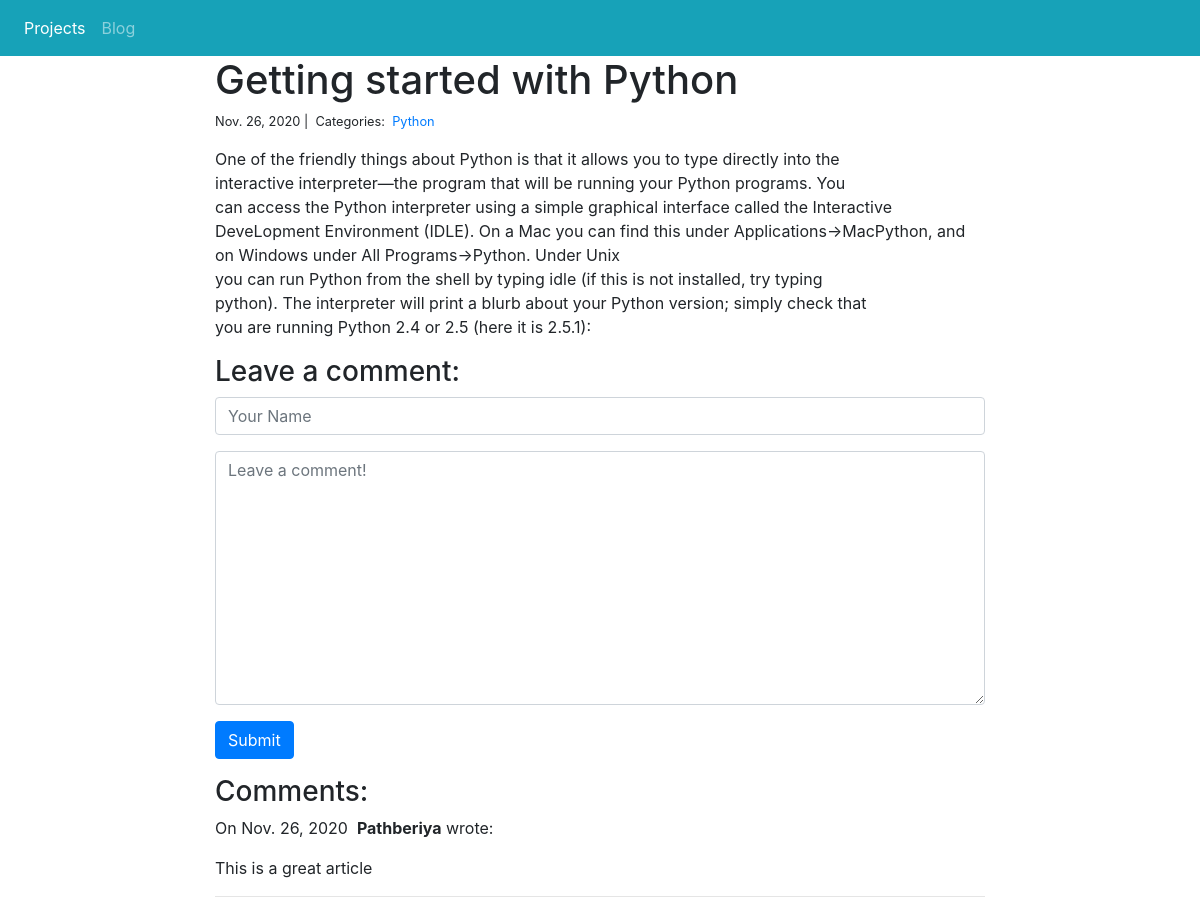
Page /blog/1/ on the committed database.
### blog/models.py (models this page shows)
class Post(models.Model):
    title= models.CharField(max_length=225)
    body=models.TextField()
    created_on=models.DateTimeField(auto_now_add=True) #auto_now_add assisgn the current date and time to this field whenever a instance is created
    last_modified=models.DateTimeField(auto_now=True) #auto_now assigns the current date and time to this field whenever an instance of the class is saved. This mean whenever you edit an instance of class, the date_modified is updated
    categories=models.ManyToManyField('Category',related_name='posts') # ManyTOMany field type make a relationship between 2 tables.

class Category(models.Model):
    name=models.CharField(max_length=20)

class Comment(models.Model):
    author=models.CharField(max_length=60)
    body=models.TextField()
    created_on=models.DateTimeField(auto_now_add=True)
    post=models.ForeignKey('Post',on_delete=models.CASCADE)

### blog/views.py (the view, shortened to what this page needs)
# urls.py: path("<int:pk>/", views.blog_detail, name="blog_detail"),
def blog_detail(request, pk):
    post = Post.objects.get(pk=pk)
    form = CommentForm()
    comments = Comment.objects.filter(post=post)
    context = {
        "post": post,
        "comments": comments,
        "form": form,
    }
    return render(request, "blog_detail.html", context)

### blog/forms.py
class CommentForm(forms.Form):
    author = forms.CharField(
        max_length=60,
        widget=forms.TextInput(attrs={
            "class": "form-control",
            "placeholder": "Your Name"
        })
    )
    body = forms.CharField(widget=forms.Textarea(
        attrs={
            "class": "form-control",
            "placeholder": "Leave a comment!"
        })
    )

### blog/templates/blog_detail.html (shortened to what this page needs)
{% extends "base.html" %}
{% block page_content %}
<div class="col-md-8 offset-md-2">
    <h1>{{ post.title }}</h1>
    <small>
        {{ post.created_on.date }} |&nbsp;
        Categories:&nbsp;
        {% for category in post.categories.all %}
        <a href="{% url 'blog_category' category.name %}">
            {{ category.name }}
        </a>&nbsp;
        {% endfor %}
    </small>
    <p>{{ post.body | linebreaks }}</p>
    <h3>Leave a comment:</h3>
    <form action="/blog/{{ post.pk }}/" method="post">
        <div class="form-group">
            {{ form.author }}
        </div>
        <div class="form-group">
            {{ form.body }}
        </div>
        <button type="submit" class="btn btn-primary">Submit</button>
    </form>
    <h3>Comments:</h3>
    {% for comment in comments %}
    <p>
        On {{comment.created_on.date }}&nbsp;
        <b>{{ comment.author }}</b> wrote:
    </p>
    <p>{{ comment.body }}</p>
    <hr>
    {% endfor %}
</div>
{% endblock %}

### rows in the picture
Post: title "Getting started with Python", created_on "Nov. 26, 2020", body "One of the friendly things about Python is that it allows you to type directly into the interactive interpreter—the program that will be running your Python programs. You can access the Python interpreter using a simple graphical interface called the Interactive DeveLopment Environment (IDLE). On a Mac you can find this under Applications→MacPython, and on Windows under All Programs→Python. Under Unix you can run Python from the shell by typing idle (if this is not installed, try typing python). The interpreter will print a blurb about your Python version; simply check that you are running Python 2.4 or 2.5 (here it is 2.5.1):"
Category: name "Python"
Comment: created_on "Nov. 26, 2020", author "Pathberiya", body "This is a great article"
